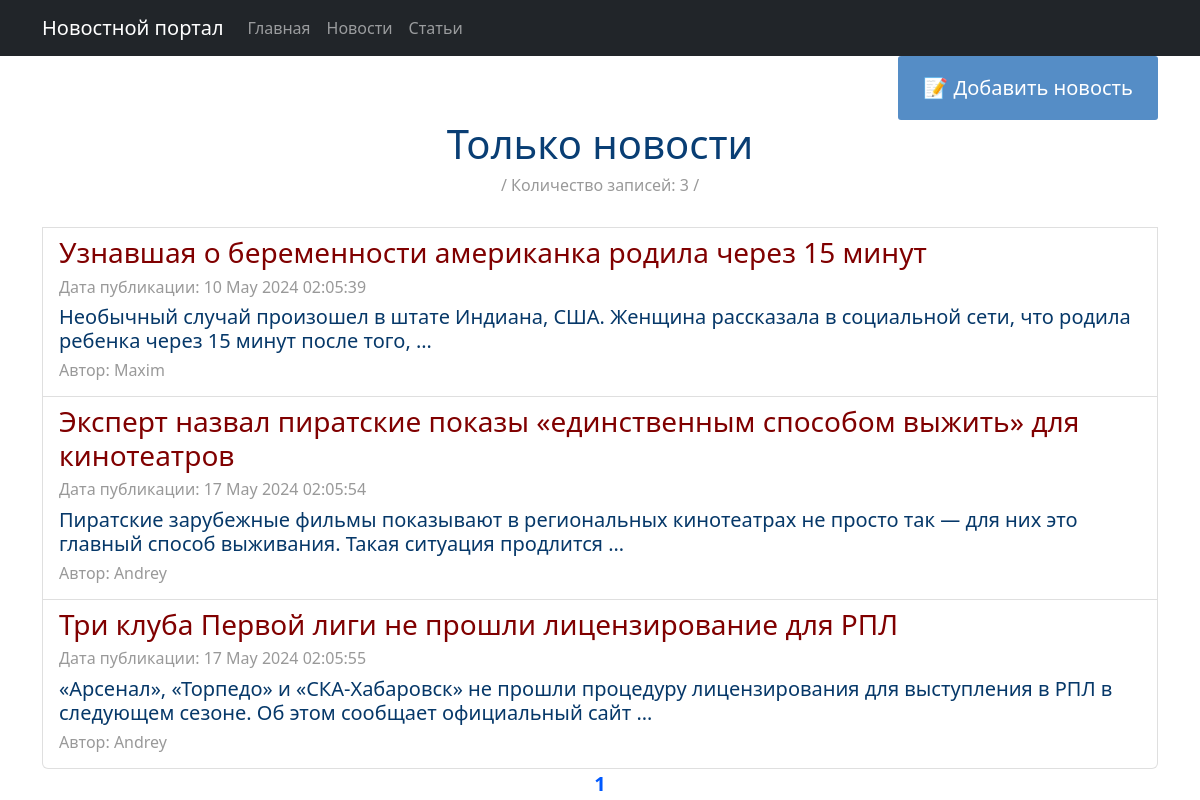
Page /news/ on the committed database.
### news/models.py (models this page shows, shortened)
class Post(models.Model):
    categor = [
        ('AR', 'Статья'),
        ('NE', 'Новость'),
    ]
    type = models.CharField(max_length=8, choices=categor, default='AR')
    user = models.ForeignKey(Author, on_delete=models.CASCADE, related_name='post')
    category = models.ManyToManyField(Category, through='PostCategory')
    date = models.DateTimeField(auto_now_add=True)
    title = models.CharField(max_length=256)
    text = models.TextField()
    rating = models.SmallIntegerField(default=0)

class Author(models.Model):
    user = models.OneToOneField(User, on_delete=models.CASCADE)
    rating = models.SmallIntegerField(default=0)

### news/views.py (the view)
# urls.py: path('news/', NewsList.as_view(), name='news_list'),
class NewsList(ListView):
    model = Post
    ordering = '-date'
    template_name = 'news.html'
    context_object_name = 'news'
    paginate_by = 4
    def get_queryset(self):
        return Post.objects.filter(type='NE')

### news/templatetags/custom_filters.py (called while the page is built)
@register.filter()
def length(value):
    return len(value)

### templates/news.html (shortened to what this page needs)
{% extends 'flatpages/default.html' %}
{% load custom_filters %}
{% load custom_tags %}
{% block content %}
<div class="flex-container">
    <a href="create/" class="btn">📝 Добавить новость</a>
</div>
<h1>Только новости</h1>
<h6><span
        style="color: #999999;">/ Количество записей: {{news|length}} /</span></h6>
{% if news %}
<div class="list-group">
    <br>
    {% for new in news %}
    <a href="{{ new.id }}" class="list-group-item list-group-item-action">
        <h3 style="text-align: left;"><span
                style="color: #800000;">{{ new.title }}</span></h3>
        <h6 style="text-align: left;"><span
                style="color: #999999;">Дата публикации: {{ new.date |date:'d M Y h:m:s'}}</span></h6>
        <h5 style="text-align: left;">{{ new.text | truncatewords:20 }}</h5>
        <h6 style="text-align: left;"><span
                style="color: #999999;">Автор: {{ new.user.user }}</span></h6>
    </a>
    {% endfor %}
</div>
{% else %}
<h2>Новостей нет!</h2>
{% endif %}
<a style="font-size: 20px;"><b>{{ page_obj.number }}</b></a>
{% endblock content %}

### templates/flatpages/default.html (style rules this page uses)
.btn { display: inline-block; background: #558DC6; color: #fff; padding: 1rem 1.5rem; text-decoration: none; border-radius: 3px; font-size: 20px; }
.flex-container { display: flex; justify-content: flex-end; align-items: flex-start; grid-template-columns: repeat(n, 1fr); gap: 10px;  }

### rows in the picture
Post: title "Узнавшая о беременности американка родила через 15 минут", date "10 May 2024 02:05:39", text "Необычный случай произошел в штате Индиана, США. Женщина рассказала в социальной сети, что родила ребенка через 15 минут после того, …", user.user "Maxim"
Post: title "Эксперт назвал пиратские показы «единственным способом выжить» для кинотеатров", date "17 May 2024 02:05:54", text "Пиратские зарубежные фильмы показывают в региональных кинотеатрах не просто так — для них это главный способ выживания. Такая ситуация продлится …", user.user "Andrey"
Post: title "Три клуба Первой лиги не прошли лицензирование для РПЛ", date "17 May 2024 02:05:55", text "«Арсенал», «Торпедо» и «СКА-Хабаровск» не прошли процедуру лицензирования для выступления в РПЛ в следующем сезоне. Об этом сообщает официальный сайт …", user.user "Andrey"

### other values in the picture
{{ news|length }} "3"
{{ page_obj.number }} "1"
